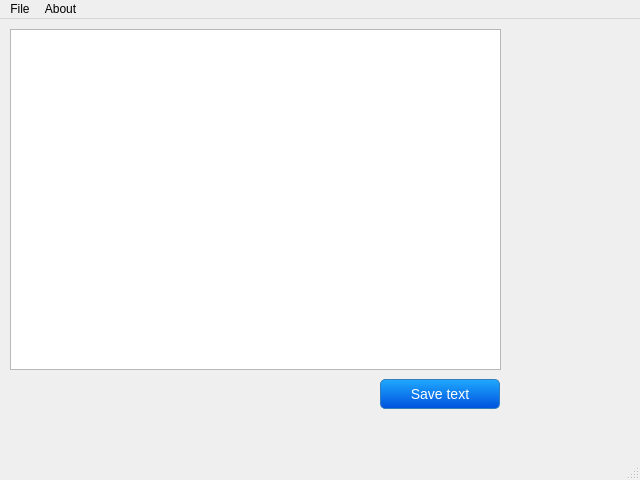
<?xml version="1.0" encoding="UTF-8"?>
<ui version="4.0">
 <class>MainWindow</class>
 <widget class="QMainWindow" name="MainWindow">
  <property name="geometry">
   <rect>
    <x>0</x>
    <y>0</y>
    <width>640</width>
    <height>480</height>
   </rect>
  </property>
  <property name="minimumSize">
   <size>
    <width>640</width>
    <height>480</height>
   </size>
  </property>
  <property name="windowTitle">
   <string>Text editor</string>
  </property>
  <property name="styleSheet">
   <string notr="true">QStatusBar {
	min-height: 21; 
}</string>
  </property>
  <widget class="QWidget" name="centralwidget">
   <widget class="QPlainTextEdit" name="plainTextEdit">
    <property name="geometry">
     <rect>
      <x>10</x>
      <y>10</y>
      <width>491</width>
      <height>341</height>
     </rect>
    </property>
    <property name="readOnly">
     <bool>false</bool>
    </property>
   </widget>
   <widget class="QPushButton" name="pushButton">
    <property name="geometry">
     <rect>
      <x>380</x>
      <y>360</y>
      <width>120</width>
      <height>30</height>
     </rect>
    </property>
    <property name="autoFillBackground">
     <bool>false</bool>
    </property>
    <property name="styleSheet">
     <string notr="true">QPushButton {
    font-size: 14px;
    border: 1px solid transparent;
    border-radius: 5px;
    color: #fff;
    background-color: qlineargradient(spread:pad, x1:1, y1:1, x2:1, y2:0, stop:0 rgba(0, 82, 221, 255), stop:1 rgba(31, 169, 255, 255));
    border-color: #357ebd;
}

QPushButton::pressed {
    color: #fff;
    background-color: #3071a9;
    border-color: #285e8e;  
}
</string>
    </property>
    <property name="text">
     <string>Save text</string>
    </property>
    <property name="autoDefault">
     <bool>false</bool>
    </property>
    <property name="default">
     <bool>false</bool>
    </property>
    <property name="flat">
     <bool>false</bool>
    </property>
   </widget>
  </widget>
  <widget class="QMenuBar" name="menubar">
   <property name="geometry">
    <rect>
     <x>0</x>
     <y>0</y>
     <width>640</width>
     <height>22</height>
    </rect>
   </property>
   <widget class="QMenu" name="menuFile">
    <property name="title">
     <string>File</string>
    </property>
    <addaction name="actionNew_file"/>
    <addaction name="actionOpen"/>
    <addaction name="actionSave"/>
    <addaction name="actionSave_As"/>
    <addaction name="separator"/>
    <addaction name="actionGet_Info"/>
   </widget>
   <widget class="QMenu" name="menuAbout">
    <property name="title">
     <string>About</string>
    </property>
    <addaction name="actionInfo"/>
   </widget>
   <addaction name="menuFile"/>
   <addaction name="menuAbout"/>
  </widget>
  <widget class="QStatusBar" name="statusbar">
   <property name="sizePolicy">
    <sizepolicy hsizetype="Preferred" vsizetype="Preferred">
     <horstretch>0</horstretch>
     <verstretch>0</verstretch>
    </sizepolicy>
   </property>
  </widget>
  <action name="actionInfo">
   <property name="text">
    <string>Info</string>
   </property>
  </action>
  <action name="actionOpen">
   <property name="text">
    <string>Open</string>
   </property>
   <property name="shortcut">
    <string>Ctrl+O</string>
   </property>
  </action>
  <action name="actionSave">
   <property name="text">
    <string>Save</string>
   </property>
  </action>
  <action name="actionSave_As">
   <property name="text">
    <string>Save As ...</string>
   </property>
  </action>
  <action name="actionGet_Info">
   <property name="text">
    <string>Get info</string>
   </property>
  </action>
  <action name="actionNew_file">
   <property name="text">
    <string>New file</string>
   </property>
   <property name="shortcut">
    <string>Ctrl+N</string>
   </property>
  </action>
 </widget>
 <resources/>
 <connections/>
</ui>
